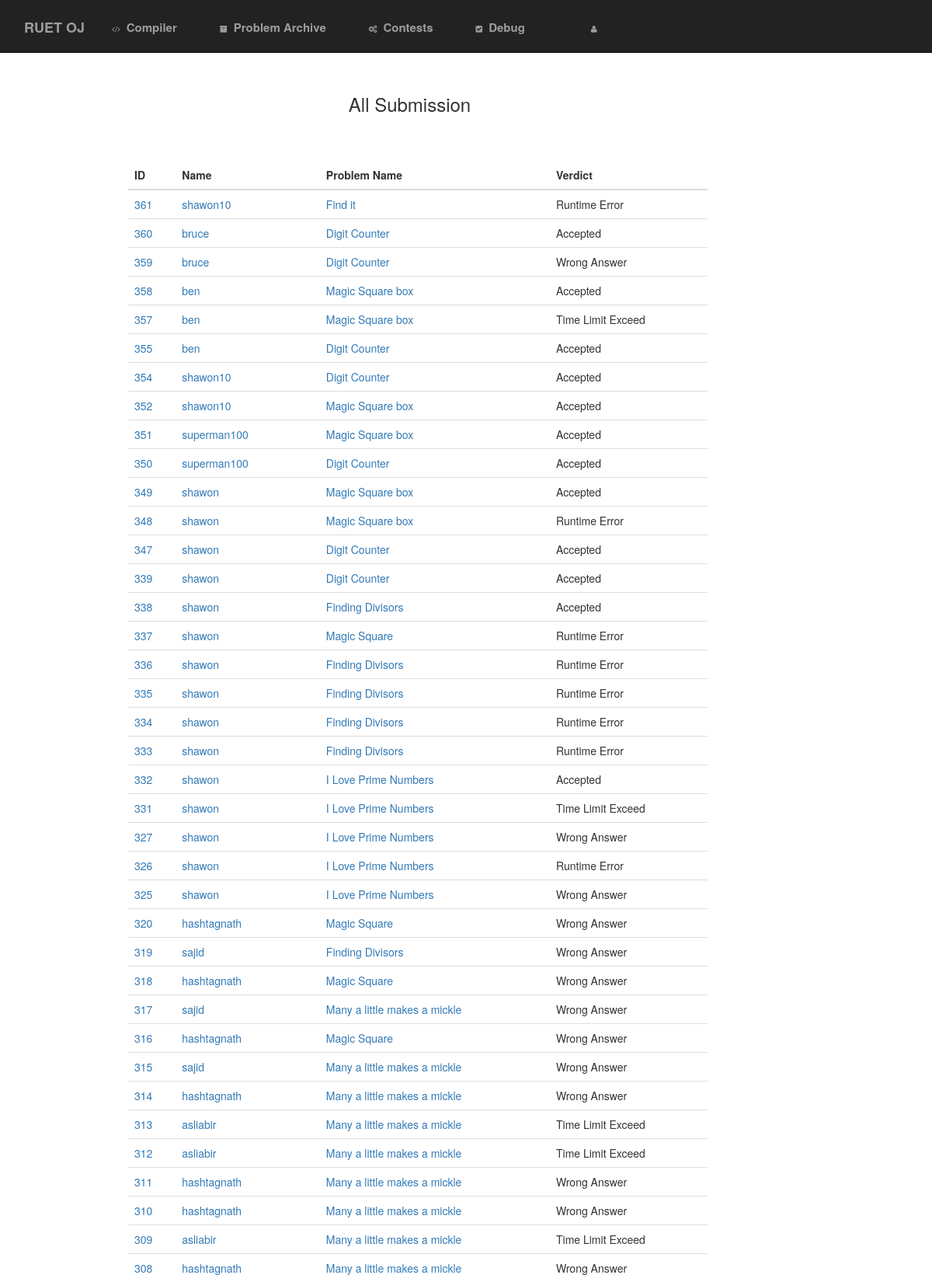
/submission.php (signed in, upper part), run on the app's committed database.
### tables this page shows
CREATE TABLE IF NOT EXISTS `submission` (
  `sid` int(100) NOT NULL,
  `sname` varchar(100) DEFAULT NULL,
  `verdict` varchar(50) DEFAULT NULL,
  `pbname` varchar(100) DEFAULT NULL,
  `cid` int(11) DEFAULT NULL,
  `status` int(11) DEFAULT NULL,
  `point` decimal(10,2) DEFAULT NULL
);

### submission.php (the view, shortened to what this page needs)
<?php
require_once("config.php");
if(isset($_SESSION['un']))
{
  $username=$_SESSION['un'];
}
?>
<!DOCTYPE html>
<html>
<head>
        <link rel="stylesheet" href="css/bootstrap.min.css">
        <link rel="stylesheet" href="css/font-awesome.min.css">
        <link rel="stylesheet" href="css/normalize.css">
        <link rel="stylesheet" href="css/main.css">
        <link rel="stylesheet" href="css/style.css">
</head>
<body>
<div class="main">
<div class="row">
<div class="col-sm-12">
<nav class="navbar navbar-inverse navbar-fixed-top nbar">
    <div class="navbar-header">
      <a class="navbar-brand lspace" href="home.php">RUET OJ</a>
    </div>
    <ul class="nav navbar-nav">
      <li class="space"><a href="#"><i class="fa fa-code ispace"></i>Compiler</a></li>
      <li class="space"><a href="archive.php"><i class="fa fa-archive ispace"></i>Problem Archive</a></li>
      <li class="space"><a href="#"><i class="fa fa-cogs ispace"></i>Contests</a></li>
      <li class="space"><a href="#"><i class="fa fa-check-square ispace"></i>Debug</a></li>
      <li class="lgspace space"><a href="profile.php?user=<?php echo("$username"); ?>"><i class="fa fa-user ispace"></i><?php echo("$username"); ?></a></li>
    </ul>
</nav>
</div>
</div>
<div class="row log">
<div class="col-sm-10">
<div class=""><h3 style="text-align:center;">All Submission</h3></div>
</div>
<div class="col-sm-1">
</div>
<div class="col-sm-1">
</div>
</div>
<div class="row cspace">
<div class="col-sm-9">
  <div class="table-responsive">
    <table class="table">
    <thead>
    <tr>
     <th>ID</th>
     <th>Name</th>
     <th>Problem Name</th>
     <th>Verdict</th>
    </tr>
    </thead>
    <tbody>
<?php
if(!isset($uo))
{
   $show="SELECT * FROM submission ORDER BY sid DESC";
   $sts=mysqli_query($con,$show);
while($row=mysqli_fetch_array($sts))
{
	echo "<tr><td><a href=\"showcode.php?id=$row[sid]&nm=$row[sname]\">$row[sid]</a></td><td><a href=\"profile.php?user=$row[sname]\">$row[sname]</a></td><td><a href=\"description.php?name=$row[pbname]\">$row[pbname]</a></td><td>$row[verdict]</td></tr>";
}
}
?>
</tbody>
</table>
</div>
</div>
<div class="col-sm-3">
</div>
</div>
</div>
</div><br><br><br>
<?php
require_once("time.php");
?>
</body>
</html>

### css/main.css (style rules this page uses)
html { color: #222; font-size: 1em; line-height: 1.4; }

### css/style.css (style rules this page uses)
.main { margin-left: 30px; margin-right: 20px; margin-bottom:100px; }
.space { padding-left:10px; padding-right: 15px; padding-bottom: 0px; margin-bottom: 0px; color:white; }
.lspace { padding-left: 50px; padding-right:30px; }
.nbar { min-height: 68px; padding-top:10px; color:white; font-size:15px; font-weight: bold; }
.ispace { padding-right:8px; font-size: 10px; }
.lgspace { margin-left:50px; }
.log { padding-left:50px; padding-top:150px; padding-right:20px; }
.cspace { margin-top: 50px; margin-left:120px; padding-right: 10px; }
@media only screen and (max-width:1334px) and (min-width:1052px) { .main { margin-left: 30px; margin-right: 20px; } }
@media only screen and (max-width:1334px) and (min-width:1052px) { .cspace { margin-top: 50px; margin-left:120px; padding-right: 10px; } }
@media only screen and (max-width:1334px) and (min-width:1052px) { .lspace { margin-left:1px; padding-left: 30px; padding-right:10px; text-align: center; } }
@media only screen and (max-width:1334px) and (min-width:1052px) { .log { padding-left:50px; padding-top:100px; padding-right:20px; } }
@media only screen and (max-width:1334px) and (min-width:1052px) { .space { color:white; } }
@media only screen and (max-width:1334px) and (min-width:1052px) { .lgspace { margin-left:30px; } }

### data on the page
submission: sid "361", sname "shawon10", pbname "Find it", verdict "Runtime Error"
submission: sid "360", sname "bruce", pbname "Digit Counter", verdict "Accepted"
submission: sid "359", sname "bruce", pbname "Digit Counter", verdict "Wrong Answer"
submission: sid "358", sname "ben", pbname "Magic Square box", verdict "Accepted"
submission: sid "357", sname "ben", pbname "Magic Square box", verdict "Time Limit Exceed"
submission: sid "355", sname "ben", pbname "Digit Counter", verdict "Accepted"
submission: sid "354", sname "shawon10", pbname "Digit Counter", verdict "Accepted"
submission: sid "352", sname "shawon10", pbname "Magic Square box", verdict "Accepted"
submission: sid "351", sname "superman100", pbname "Magic Square box", verdict "Accepted"
submission: sid "350", sname "superman100", pbname "Digit Counter", verdict "Accepted"
submission: sid "349", sname "shawon", pbname "Magic Square box", verdict "Accepted"
submission: sid "348", sname "shawon", pbname "Magic Square box", verdict "Runtime Error"
submission: sid "347", sname "shawon", pbname "Digit Counter", verdict "Accepted"
submission: sid "339", sname "shawon", pbname "Digit Counter", verdict "Accepted"
submission: sid "338", sname "shawon", pbname "Finding Divisors", verdict "Accepted"
submission: sid "337", sname "shawon", pbname "Magic Square", verdict "Runtime Error"
submission: sid "336", sname "shawon", pbname "Finding Divisors", verdict "Runtime Error"
submission: sid "335", sname "shawon", pbname "Finding Divisors", verdict "Runtime Error"
submission: sid "334", sname "shawon", pbname "Finding Divisors", verdict "Runtime Error"
submission: sid "333", sname "shawon", pbname "Finding Divisors", verdict "Runtime Error"
submission: sid "332", sname "shawon", pbname "I Love Prime Numbers", verdict "Accepted"
submission: sid "331", sname "shawon", pbname "I Love Prime Numbers", verdict "Time Limit Exceed"
submission: sid "327", sname "shawon", pbname "I Love Prime Numbers", verdict "Wrong Answer"
submission: sid "326", sname "shawon", pbname "I Love Prime Numbers", verdict "Runtime Error"
submission: sid "325", sname "shawon", pbname "I Love Prime Numbers", verdict "Wrong Answer"
submission: sid "320", sname "hashtagnath", pbname "Magic Square", verdict "Wrong Answer"
submission: sid "319", sname "sajid", pbname "Finding Divisors", verdict "Wrong Answer"
submission: sid "318", sname "hashtagnath", pbname "Magic Square", verdict "Wrong Answer"
submission: sid "317", sname "sajid", pbname "Many a little makes a mickle", verdict "Wrong Answer"
submission: sid "316", sname "hashtagnath", pbname "Magic Square", verdict "Wrong Answer"
submission: sid "315", sname "sajid", pbname "Many a little makes a mickle", verdict "Wrong Answer"
submission: sid "314", sname "hashtagnath", pbname "Many a little makes a mickle", verdict "Wrong Answer"
submission: sid "313", sname "asliabir", pbname "Many a little makes a mickle", verdict "Time Limit Exceed"
submission: sid "312", sname "asliabir", pbname "Many a little makes a mickle", verdict "Time Limit Exceed"
submission: sid "311", sname "hashtagnath", pbname "Many a little makes a mickle", verdict "Wrong Answer"
submission: sid "310", sname "hashtagnath", pbname "Many a little makes a mickle", verdict "Wrong Answer"
submission: sid "309", sname "asliabir", pbname "Many a little makes a mickle", verdict "Time Limit Exceed"
submission: sid "308", sname "hashtagnath", pbname "Many a little makes a mickle", verdict "Wrong Answer"
